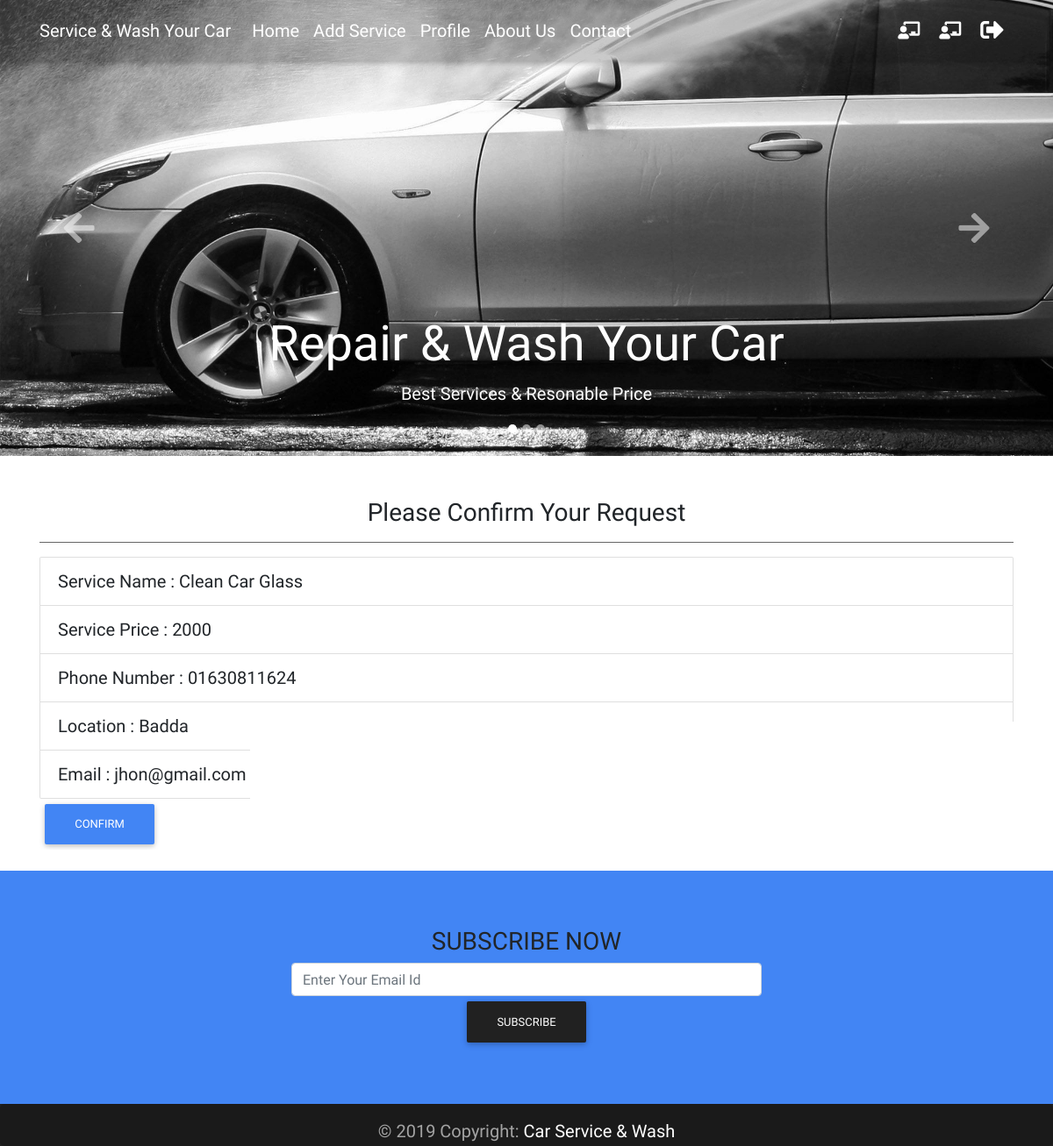
The page /request.php?id=11 (signed in) on the database its author committed.
### tables this page shows
CREATE TABLE `pages` (
  `id` int(10) UNSIGNED NOT NULL,
  `title` varchar(255) NOT NULL,
  `description` text NOT NULL
);

CREATE TABLE `services` (
  `id` int(11) UNSIGNED NOT NULL,
  `name` varchar(150) NOT NULL,
  `location` varchar(150) NOT NULL,
  `phone` varchar(15) NOT NULL,
  `category_id` int(10) UNSIGNED NOT NULL,
  `user_id` int(10) UNSIGNED NOT NULL,
  `description` text NOT NULL,
  `price` varchar(20) NOT NULL,
  `image` varchar(255) NOT NULL,
  `is_active` tinyint(4) NOT NULL DEFAULT '1',
  `date` timestamp NOT NULL DEFAULT CURRENT_TIMESTAMP
);

CREATE TABLE `users` (
  `id` int(11) UNSIGNED NOT NULL,
  `full_name` varchar(150) NOT NULL,
  `email` varchar(150) NOT NULL,
  `phone` varchar(20) NOT NULL,
  `user_type` int(11) NOT NULL,
  `password` varchar(140) NOT NULL,
  `reset_code` varchar(32) DEFAULT NULL,
  `is_active` tinyint(4) DEFAULT '0',
  `date` timestamp NOT NULL DEFAULT CURRENT_TIMESTAMP
);

### lib/Session.php (called while the page is built, shortened)
<?php
class Session{
  public static function get($key){
    if (isset($_SESSION[$key])) {
      return $_SESSION[$key];
    } else {
      return false;
    }
  }
}
?>

### classes/User.php (called while the page is built, shortened)
<?php
	$filepath=realpath(dirname(__FILE__));
	include_once ($filepath.'../../lib/Database.php') ;
	include_once ($filepath.'../../helpers/Format.php') ;
?>
<?php
class User
{
	private $db;
	function __construct(){
		$this->db=new Database();
	}
	public function getUserIdAndUserType(){
		return array(Session::get('userId'),Session::get('userType'));
	}
	public function getUserCategoryName($userId,$userType){
		$query = "SELECT name FROM user_categories LEFT JOIN users ON users.id='$userId' WHERE user_categories.id='$userType'";
		$result = $this->db->select($query);
		if($result){
			while ($value = $result->fetch_assoc()) {
				return $value['name'];
			}
		}
	}
	public function checkNormalUser(){
		list($x,$y) = $this->getUserIdAndUserType();
		if ($this->getUserCategoryName($x,$y) === 'User') {
			return true;
		}
		return false;
	}
}
?>

### lib/Database.php (called while the page is built, shortened)
<?php
    Class Database{
     public $host   = DB_HOST;
     public $user   = DB_USER;
     public $pass   = DB_PASS;
     public $dbname = DB_NAME;
     public $link;
    private function connectDB(){
     $this->link = new mysqli($this->host, $this->user, $this->pass,
      $this->dbname);
     }
    public function select($query){
      $result = $this->link->query($query) or
       die($this->link->error.__LINE__);
      if($result->num_rows > 0){
        return $result;
      } else {
        return false;
      }
     }
    }

### inc/inc.php (called while the page is built, shortened)
<?php
include 'lib/Session.php' ;
	include 'lib/Database.php' ;
	include 'helpers/Format.php';
	$user = new User();
	$service = new Service();
	$page = new Page();
?>

### classes/Page.php (called while the page is built, shortened)
<?php
	$filepath=realpath(dirname(__FILE__));
	include_once ($filepath.'/../lib/Database.php');
	include_once ($filepath.'/../helpers/Format.php') ;
?>
<?php
class Page
{
	private $db;
	function __construct(){
		$this->db=new Database();
	}
	public function getAllPage(){
		$query = "SELECT * FROM pages ORDER BY id DESC";
		$result = $this->db->select($query);
		return $result;
	}
}
?>

### classes/Service.php (called while the page is built, shortened)
<?php
	$filepath=realpath(dirname(__FILE__));
	include_once ($filepath.'/../lib/Database.php');
	include_once ($filepath.'/../helpers/Format.php') ;
	include_once 'Category.php';
?>
<?php
	class Service
	{
		private $db;
    	private $fm;
		function __construct(){
			$this->db=new Database();
	  		$this->fm=new Format();
		}
		public function getServiceById($id){
			$id=$this->fm->validation($id);
       		$id=mysqli_real_escape_string($this->db->link,$id);
       		$query="SELECT services.*,
       				services.user_id as provider_id,
					categories.name as cat_name,
					categories.id as cat_id,
					users.full_name as user_name,
					users.email as email,
					users.id as user_id
					FROM services
					INNER JOIN categories
					on services.category_id = categories.id
					INNER JOIN users
					on services.user_id = users.id
					WHERE services.id = '$id'
					order by services.id desc";
	   		$result=$this->db->select($query);
	   		return $result;
		}
	}
?>

### classes/Category.php (called while the page is built, shortened)
<?php
	$filepath=realpath(dirname(__FILE__));
	include_once ($filepath.'/../lib/Database.php');
	include_once ($filepath.'/../helpers/Format.php') ;
?>

### helpers/Format.php (called while the page is built, shortened)
<?php
class Format
{
    public function validation($data){
        $data = trim($data);
        $data = stripcslashes($data);
        $data = htmlspecialchars($data);
        return $data;
    }
}
?>

### request.php (the view, shortened to what this page needs)
<?php include 'inc/header.php'; ?>
<?php include 'inc/top_nav.php'; ?>
<?php include 'inc/carousel.php'; ?>
<?php
  if(!isset($_GET['id']) or $_GET['id']==NULL){
    $fm->redirect('index.php');
  }else
  {
    $id=$_GET['id'];
  }
?>
<main>
	<div class="container">
		<div class="mt-5 wow fadeIn">
			<div class="row">
				<div class="col-md-12">
					<h3 class="text-center">Please Confirm Your Request</h3>
					<hr class="hr-dark">
					<ul class="list-group">
						<?php
						$result = $service->getServiceById($id);
					    if($result){
					      while ($value=$result->fetch_assoc()) {
						?>
						<li class="list-group-item">Service Name : <?php echo $value['name']; ?></li>
						<li class="list-group-item">Service Price : <?php echo $value['price']; ?></li>
						<li class="list-group-item">Phone Number : <?php echo $value['phone']; ?></li>
						<li class="list-group-item">Location : <?php echo $value['location']; ?></li>
						<li class="list-group-item">Email : <?php echo $value['email'];
						 ?></li>
						<?php } } ?>
					</ul>
					<form method="POST">
						<input class="btn btn-primary" type="submit" name="confirm" value="Confirm">
					</form>
				</div>
			</div>
		</div>
	</div>
</main>
<?php include 'inc/footer.php'; ?>

### inc/top_nav.php (shortened to what this page needs)
<nav class="navbar fixed-top navbar-expand-lg navbar-dark  scrolling-navbar">
    <div class="container">
        <a class="navbar-brand" href="index.php">
        <strong>Service & Wash Your Car</strong>
        </a>
        <div class="collapse navbar-collapse" id="navbarSupportedContent">
            <ul class="navbar-nav mr-auto">
                <li class="nav-item">
                  <a class="nav-link" href="index.php">Home
                  </a>
                </li>
                <?php if (Session::get('userLogin') == true || isset($_COOKIE['user'])): ?>
                    <?php if ($user->checkNormalUser() === false): ?>
                        <li class="nav-item">
                          <a class="nav-link" href="<?php echo URLROOT ?>/add_service.php">Add Service</a>
                        </li>
                    <?php endif ?>
                         <li class="nav-item">
                          <a class="nav-link" href="<?php echo URLROOT ?>/profile.php">Profile</a>
                        </li>
                <?php endif ?>
                <?php
                   $result=$page->getAllPage();
                   if($result){
                       while($value=$result->fetch_assoc()) {
                ?>
                <li class="nav-item">
                    <a class="nav-link" href="<?php echo URLROOT ?>/page.php?pageId=<?php echo $value['id']; ?>"><?php echo $value['title']; ?></a>
                </li>
                <?php } } ?>
                <li class="nav-item">
                  <a class="nav-link" href="contact.php">Contact
                  </a>
                </li>
            </ul>
            <ul class="navbar-nav nav-flex-icons">
                <?php if (Session::get('userLogin') == true || isset($_COOKIE['user'])): ?>
                    <?php if ($user->checkNormalUser() === false): ?>
                        <li class="nav-item">
                            <a href="<?php echo(URLROOT);?>/provider_dashboard.php" class="nav-link" title="Provider Dashboard">
                                <i class="fas fa-chalkboard-teacher"></i>
                            </a>
                        </li>
                     <?php endif ?>
                        <li class="nav-item">
                            <a href="<?php echo(URLROOT);?>/user_dashboard.php" class="nav-link" title="User Dashboard">
                                <i class="fas fa-chalkboard-teacher"></i>
                            </a>
                        </li>
                    <li class="nav-item">
                        <a href="<?php echo(URLROOT);?>/logout.php?action=logout" class="nav-link" title="logout">
                            <i class="fas fa-sign-out-alt fa-lg"></i>
                        </a>
                    </li>
                <?php endif ?>
            </ul>
        </div>
    </div>
</nav>

### assets/css/style.css (style rules this page uses)
body { font-family: 'Grenze', serif; font-size: 20px; }
.navbar { background-color: rgba(0, 0, 0, 0.2); }

### rows shown on the page
pages: title "About Us"
services: name "Clean Car Glass", price "2000", phone "01630811624", location "Badda", user.email "jhon@gmail.com"
